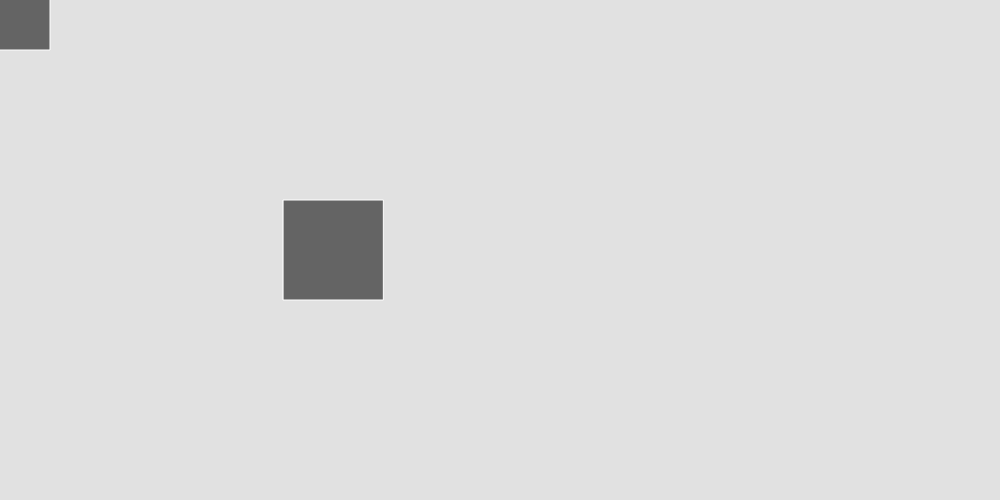
Frame 1 (no input)
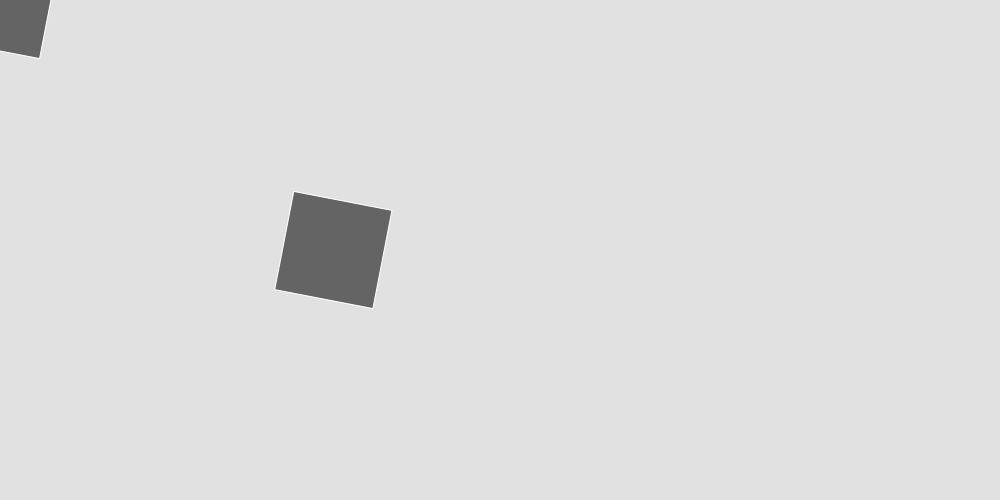
Frame 60 (no input)
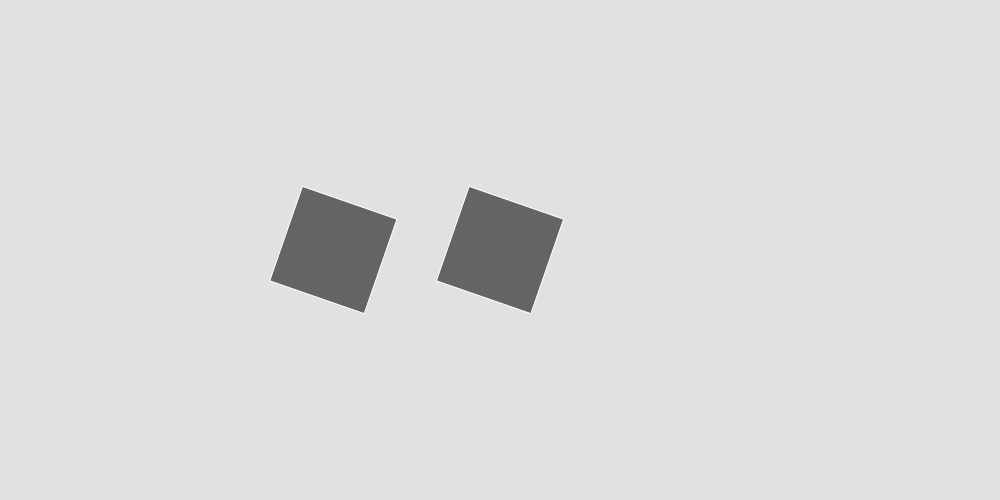
Frame 120 (the mouse pressed at the canvas centre since frame 60)

The p5.js sketch that drew these frames (run headless with seeded random() and noise() and a simulated clock; from frame 60 on, the mouse is pressed at the canvas centre):

// p5.js sketch
// ── sketch.js
var rads;

function setup() {
	createCanvas(1000, 500);
	rads = 0;
}

function draw() {
	background(225);
	stroke(255);
	fill(100);
	rectMode(CENTER);

	push();
	translate(width/3, height/2);
	rotate(rads);
	rect(0, 0, 100, 100);
	pop();

	push();
	translate(mouseX, mouseY);
	rotate(rads);
	rect(0, 0, 100, 100);
	pop();

	rads = rads - 0.05;

}
